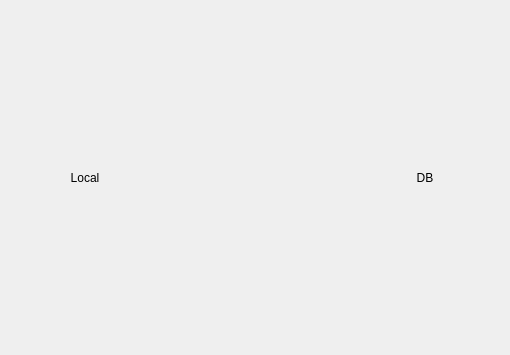
<?xml version="1.0" encoding="UTF-8"?>
<ui version="4.0">
 <class>FileInfoWidget</class>
 <widget class="QWidget" name="FileInfoWidget">
  <property name="geometry">
   <rect>
    <x>0</x>
    <y>0</y>
    <width>510</width>
    <height>355</height>
   </rect>
  </property>
  <property name="windowTitle">
   <string>Form</string>
  </property>
  <layout class="QVBoxLayout" name="verticalLayout_2">
   <property name="spacing">
    <number>0</number>
   </property>
   <property name="leftMargin">
    <number>0</number>
   </property>
   <property name="topMargin">
    <number>0</number>
   </property>
   <property name="rightMargin">
    <number>0</number>
   </property>
   <property name="bottomMargin">
    <number>0</number>
   </property>
   <item>
    <layout class="QVBoxLayout" name="layout">
     <property name="spacing">
      <number>0</number>
     </property>
     <item>
      <layout class="QHBoxLayout" name="horizontalLayout">
       <item>
        <widget class="QLabel" name="label_2">
         <property name="text">
          <string>Local</string>
         </property>
         <property name="alignment">
          <set>Qt::AlignCenter</set>
         </property>
        </widget>
       </item>
       <item>
        <widget class="QLabel" name="label">
         <property name="text">
          <string/>
         </property>
         <property name="alignment">
          <set>Qt::AlignCenter</set>
         </property>
        </widget>
       </item>
       <item>
        <widget class="QLabel" name="label_3">
         <property name="text">
          <string>DB</string>
         </property>
         <property name="alignment">
          <set>Qt::AlignCenter</set>
         </property>
        </widget>
       </item>
      </layout>
     </item>
    </layout>
   </item>
  </layout>
 </widget>
 <resources/>
 <connections/>
</ui>
